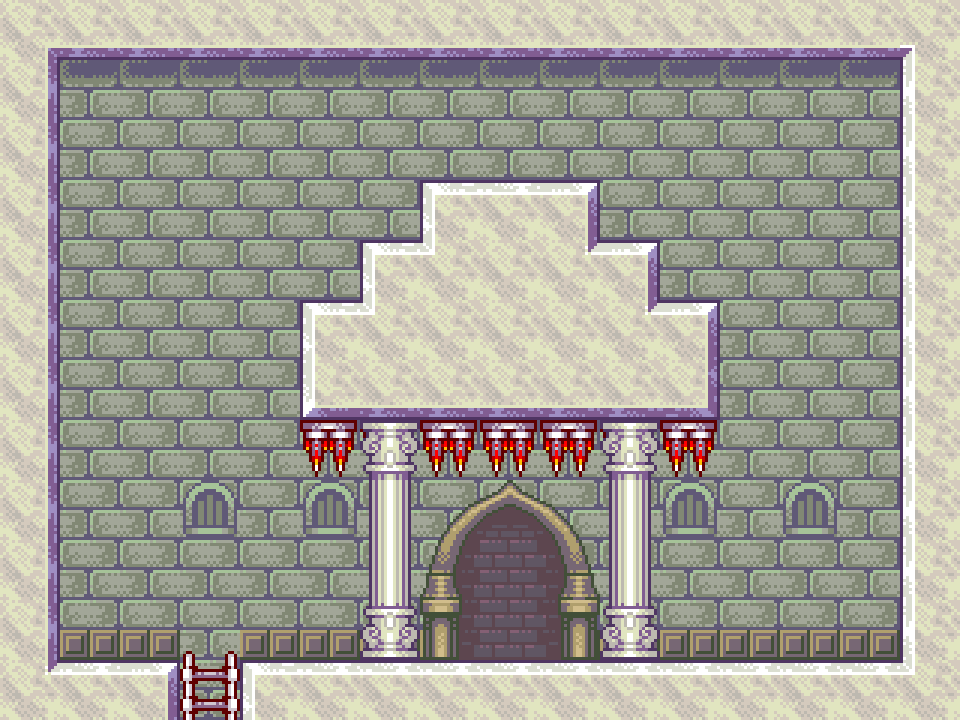

Below is a game level as drawn by its tile map, then a one-line description and the .tmx that defines it (tile-layer data replaced by summaries):
An orthogonal 16x12 tile map with 60x60 px tiles, 4 tile layers (Tilelaag 1, Tilelaag 2, Tilelaag 3, Tilelaag 4).

<map version="1.0" orientation="orthogonal" width="16" height="12" tilewidth="60" tileheight="60">
 <tileset firstgid="1" name="tiles" tilewidth="60" tileheight="60">
  <image source="../images/tiles.png" width="720" height="540" />
 </tileset>
 <layer name="Tilelaag 1" width="16" height="12">
  <data>[192 cells, 192 non-empty, 16 distinct tile ids]</data>
 </layer>
 <layer name="Tilelaag 2" width="16" height="12">
  <data>[192 cells, 22 non-empty, 13 distinct tile ids]</data>
 </layer>
 <layer name="Tilelaag 3" width="16" height="12">
  <data>[192 cells, 8 non-empty, 3 distinct tile ids]</data>
 </layer>
 <layer name="Tilelaag 4" width="16" height="12">
  <data>[192 cells, 73 non-empty, 1 distinct tile ids]</data>
 </layer>
</map>